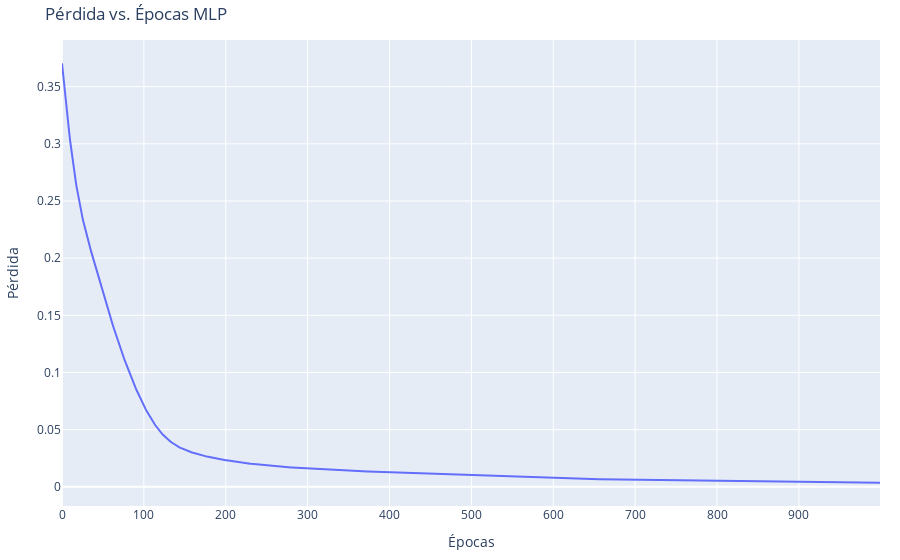

The cell this chart's notebook holds for it:
### Code cell
epochs = list(range(len(no_pinn)))

# Crear una figura utilizando plotly
fig = go.Figure()

# Añadir traza para la evolución de la pérdida del MLP sin información física
fig.add_trace(go.Scatter(x=epochs, y=no_pinn, mode='lines', name='Not Physics Informed Neural Network'))

# Actualizar el diseño del gráfico
fig.update_layout(
    title='Pérdida vs. Épocas MLP',
    xaxis=dict(title='Épocas'),
    yaxis=dict(title='Pérdida'),
    legend=dict(x=0.7, y=1.0),
    margin=dict(l=20, r=20, t=40, b=20),
    hovermode='x unified' 
)

# Mostrar el gráfico
fig.show()

### Figure 1 — Plotly figure (JSON) as saved in the notebook; plotly's stock layout.template omitted (floating-point values rounded to 4 significant figures; data arrays with more than 128 entries replaced by an {"elided": "..."} marker saying what was removed)
{"data": [{"mode": "lines", "name": "Not Physics Informed Neural Network", "type": "scatter", "x": {"elided": "1000 int values"}, "y": {"elided": "1000 float values"}}], "layout": {"hovermode": "x unified", "legend": {"x": 0.7, "y": 1}, "margin": {"b": 20, "l": 20, "r": 20, "t": 40}, "title": {"text": "Pérdida vs. Épocas MLP"}, "xaxis": {"title": {"text": "Épocas"}}, "yaxis": {"title": {"text": "Pérdida"}}}}
